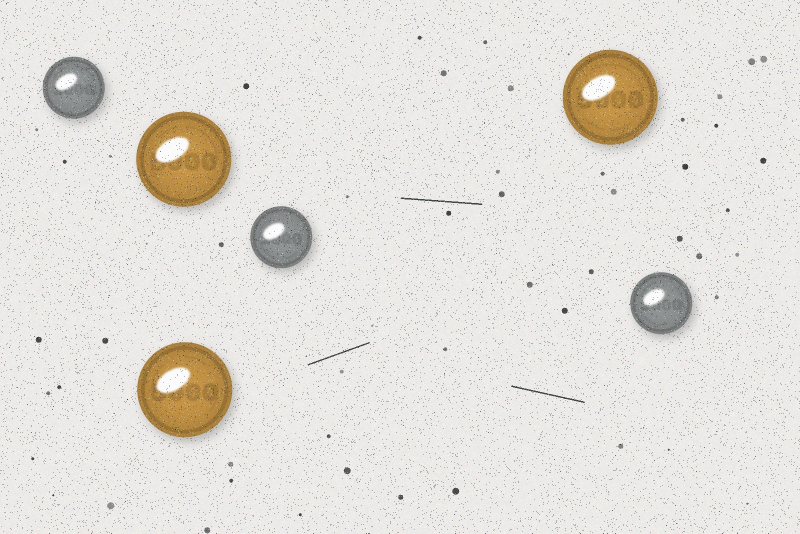
#> input picture data/synthetic/case3_noisy_glare.jpg, 1600 x 1067 px (shown at 1/2 size)
$ python verify_impl.py   (older library calls are emulated)
#> lines starting #> are read from the running program, lines starting #| are printed output that depends on the picture; after the words box and inside, x2 and y2 are one past the last pixel; in counts of white or black regions, pixels touching at a corner belong together
### ipm/preprocess.py
"""Stage 1 – Acquisition & gray-level preprocessing (Lectures 1.1, 2.1, 2.2, 3, 7, 8)."""
from pathlib import Path

import cv2
import numpy as np

K = 256  # Number of gray levels after 8-bit quantization (D = 256)


# ----------------------------------------------------------------------------
# Image read / write (supports non-ASCII, e.g. Vietnamese, paths on Windows)
# ----------------------------------------------------------------------------
def load_image(path):
#> called with path = 'data/synthetic/case3_noisy_glare.jpg'
    data = np.fromfile(str(path), dtype=np.uint8)
    img = cv2.imdecode(data, cv2.IMREAD_COLOR)
#> img is the input picture: shape (1067, 1600, 3); mean B, G, R 219.4, 224.7, 228.2
    if img is None:
        raise ValueError(f"Cannot read image: {path}")
    return img


# [18 lines left out: functions save_image, nearest_neighbor_resize, not called in this run]


def resize_to_width(img, width, method="area"):
    """Return (image, scale factor s). Only downscales, never upscales."""
#> called with width = 800, method = 'area'
    h, w = img.shape[:2]
#> h = 1067; w = 1600
    if not width or w <= width:
        return img.copy(), 1.0
    s = width / w
#> s = 0.5
    out_h = round(h * s)
#> out_h = 534
    if method == "nearest":
        return nearest_neighbor_resize(img, out_h, width), s
    return cv2.resize(img, (width, out_h), interpolation=cv2.INTER_AREA), s


# ----------------------------------------------------------------------------
# 1.2 RGB -> gray-level conversion (luminance Y, BT.601)
# ----------------------------------------------------------------------------
def rgb_to_gray(bgr):
    b, g, r = (bgr[..., i].astype(np.float64) for i in range(3))
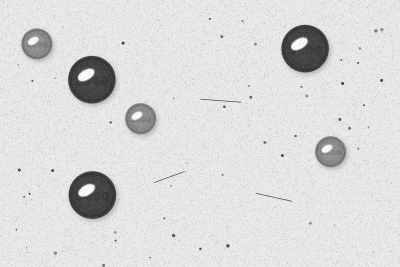
#> b: shape (534, 800) float64 (shown at 1/2 size); min 29, max 255, mean 219.4
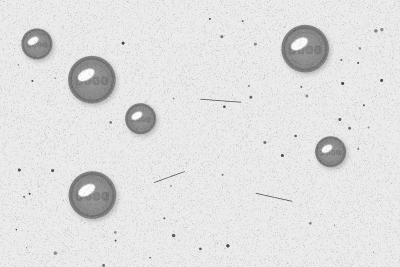
#> g: shape (534, 800) float64 (shown at 1/2 size); min 39, max 255, mean 224.7
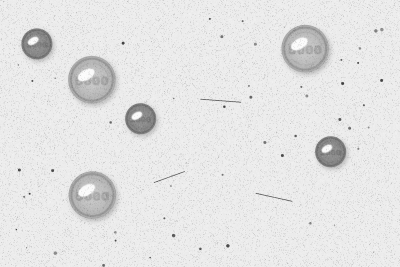
#> r: shape (534, 800) float64 (shown at 1/2 size); min 41, max 255, mean 228.2
    y = 0.299 * r + 0.587 * g + 0.114 * b
    return np.clip(np.rint(y), 0, K - 1).astype(np.uint8)


# ----------------------------------------------------------------------------
# 1.3 Histogram, AOD, FSHS (Lecture 1.1)
# ----------------------------------------------------------------------------
def histogram(gray):
    """H_f(k) = number of pixels with gray level k; sum_k H_f(k) = M x N."""
    return np.bincount(gray.ravel(), minlength=K).astype(np.int64)


# [61 lines left out: functions aod, fshs, flatten_illumination, background_difference, not called in this run]


# ----------------------------------------------------------------------------
# 1.4 Spatial-domain denoising (Lectures 2.1, 2.2, 3.3)
# ----------------------------------------------------------------------------
def gaussian_kernel_1d(ksize, sigma):
    """w(s) ~ exp(-s^2 / 2sigma^2); the 2-D Gaussian is separable, w(s,t) = w(s)·w(t)."""
    s = np.arange(ksize) - ksize // 2
    w = np.exp(-(s ** 2) / (2.0 * sigma ** 2))
    return w / w.sum()


def gaussian_filter(gray, ksize=5, sigma=1.0, backend="numpy"):
    if backend == "opencv":
        return cv2.GaussianBlur(gray, (ksize, ksize), sigma)
    h, w = gray.shape
    p = ksize // 2
    wk = gaussian_kernel_1d(ksize, sigma)
    f = np.pad(gray.astype(np.float64), p, mode="reflect")  # = OpenCV BORDER_REFLECT_101
    tmp = sum(wk[i] * f[:, i:i + w] for i in range(ksize))      # convolve along rows
    out = sum(wk[i] * tmp[i:i + h, :] for i in range(ksize))    # convolve along columns
    return np.clip(np.rint(out), 0, K - 1).astype(np.uint8)


def median_filter(gray, ksize=5, backend="numpy"):
    """f^(n) = median_{(s,t) in S_xy} g(s,t) – a nonlinear order-statistic filter."""
    if backend == "opencv":
        return cv2.medianBlur(gray, ksize)
    p = ksize // 2
    padded = np.pad(gray, p, mode="edge")  # = BORDER_REPLICATE used by cv2.medianBlur
    win = np.lib.stride_tricks.sliding_window_view(padded, (ksize, ksize))
    return np.median(win, axis=(-2, -1)).astype(np.uint8)


# [12 lines left out: function denoise, not called in this run]

### ipm/segmentation.py
"""Stage 2a – Similarity-based segmentation: Otsu (Lecture 1.2) & K-Means (Lecture 9.1)."""
import cv2
import numpy as np

from .preprocess import K, histogram


def otsu_threshold(gray, backend="numpy"):
    """Find T* = argmax_t sigma_b^2(t), with sigma_b^2 = w0·w1·(mu0 - mu1)^2.

    Background class C0 = {0..t}, object class C1 = {t+1..K-1}  ->  mask = (gray > T*).
    Returns (T*, array of sigma_b^2 over t) – the array is plotted in the report.
    """
    H = histogram(gray)
    N = H.sum()
    k = np.arange(K)
    cum = np.cumsum(H)
    w0 = cum / N
    w1 = (N - cum) / N                       # integer arithmetic -> w1 is exactly 0 at the end of the range
    m_cum = np.cumsum(k * H) / N             # sum_{k<=t} k·p(k)
    mu_T = m_cum[-1]
    with np.errstate(divide="ignore", invalid="ignore"):
        mu0 = m_cum / w0
        mu1 = (mu_T - m_cum) / w1
        sigma_b = w0 * w1 * (mu0 - mu1) ** 2
    sigma_b = np.nan_to_num(sigma_b, nan=0.0, posinf=0.0, neginf=0.0)
    if backend == "opencv":
        T, _ = cv2.threshold(gray, 0, 255, cv2.THRESH_BINARY + cv2.THRESH_OTSU)
        return int(T), sigma_b
    return int(np.argmax(sigma_b)), sigma_b


# [52 lines left out: functions kmeans_threshold, triangle_threshold, mad_threshold, not called in this run]


def background_is_bright(gray, T, margin_frac=0.02):
    """Detect polarity: the image border is almost always background, so check whether most border pixels are bright or dark."""
    h, w = gray.shape
    m = max(2, int(min(h, w) * margin_frac))
    border = np.concatenate([gray[:m].ravel(), gray[-m:].ravel(),
                             gray[:, :m].ravel(), gray[:, -m:].ravel()])
    return bool(np.mean(border > T) > 0.5)


def threshold_mask(gray, T, bg_bright):
    """Objects = 1. On a bright background (white paper) the objects are the DARK class -> invert the mask."""
    bright = gray > T
    return (~bright if bg_bright else bright).astype(np.uint8)


def segment(gray, cfg, method=None):
    """Return (binary mask {0,1}, segmentation info)."""
    method = method or cfg.seg_method
    info = {"method": method}
    if method == "bgsub":
        # The input is the difference image D(n): objects are always the high-D class
        rule = cfg.bg_threshold
        if rule == "otsu":
            T, _ = otsu_threshold(gray, cfg.backend)
        elif rule == "mad":
            T = mad_threshold(gray, cfg.bg_mad_k)
        else:
            T = triangle_threshold(gray)
        info.update(T=int(T), threshold_rule=rule, background_bright=False)
        return threshold_mask(gray, T, False), info
    if method == "otsu":
        T, _ = otsu_threshold(gray, cfg.backend)
    elif method == "kmeans":
        T, centers, iters = kmeans_threshold(gray)
        info.update(centers=[round(float(c), 2) for c in centers], iterations=iters)
    else:
        raise ValueError(f"invalid seg_method: {method}")
    if cfg.polarity == "auto":
        bg_bright = background_is_bright(gray, T)
    else:
        bg_bright = cfg.polarity == "dark"
    info.update(T=int(T), background_bright=bg_bright)
    return threshold_mask(gray, T, bg_bright), info

### ipm/labeling.py
"""Stage 3a – Two-pass connected-component labeling (Region Labeling – Lecture 1.2)."""
import cv2
import numpy as np


def two_pass_labeling(mask, connectivity=4):
    """Two-pass algorithm with an equivalence table (implemented with union-find).

    Pass 1: scan left->right, top->bottom. At an object pixel, look at the already visited
            neighbors (left, up; plus up-left and up-right for 8-connectivity):
            - no labeled neighbor  -> assign a new label k, k <- k + 1
            - labeled neighbors    -> take the smallest label; the other labels are
                                      recorded in the equivalence table.
    Pass 2: replace every label by the representative of its equivalence class, renumber 1..N.
    Only object pixels are visited (np.flatnonzero keeps raster-scan order).
    """
    h, w = mask.shape
    lab = [0] * (h * w)
    parent = [0]

    def find(a):
        while parent[a] != a:
            parent[a] = parent[parent[a]]
            a = parent[a]
        return a

    def union(a, b):
        ra, rb = find(a), find(b)
        if ra != rb:
            if ra < rb:
                parent[rb] = ra
            else:
                parent[ra] = rb

    next_label = 1
    eight = connectivity == 8
    for idx in np.flatnonzero(mask).tolist():
        x = idx % w
        neigh = []
        if x > 0 and lab[idx - 1]:
            neigh.append(lab[idx - 1])
        if idx >= w:
            up = idx - w
            if lab[up]:
                neigh.append(lab[up])
            if eight:
                if x > 0 and lab[up - 1]:
                    neigh.append(lab[up - 1])
                if x < w - 1 and lab[up + 1]:
                    neigh.append(lab[up + 1])
        if not neigh:
            lab[idx] = next_label
            parent.append(next_label)
            next_label += 1
        else:
            m = min(neigh)
            lab[idx] = m
            for n in neigh:
                if n != m:
                    union(m, n)

    # Pass 2: the root of each class is its smallest label -> it is always numbered before its members
    lut = np.zeros(next_label, dtype=np.int32)
    n_final = 0
    for l in range(1, next_label):
        r = find(l)
        if r == l:
            n_final += 1
            lut[l] = n_final
        else:
            lut[l] = lut[r]
    labels = lut[np.asarray(lab, dtype=np.int32)].reshape(h, w)
    return labels, n_final


def label(mask, connectivity=4, backend="numpy"):
    if backend == "opencv":
        n, labels = cv2.connectedComponents(mask.astype(np.uint8), connectivity=connectivity,
                                            ltype=cv2.CV_32S)
        return labels, n - 1
    return two_pass_labeling(mask, connectivity)


# [22 lines left out: functions count_components, remove_small, clear_border, not called in this run]


def same_partition(a, b):
    """Do two label maps define the same partition (ignoring different numbering)?"""
    if a.shape != b.shape or not np.array_equal(a > 0, b > 0):
        return False
    pairs = np.unique(np.stack([a.ravel(), b.ravel()], axis=1), axis=0)
    return len(pairs) == len(np.unique(a)) == len(np.unique(b))

### ipm/morphology.py
"""Stage 2b – Binary morphology (Lectures 1.2 & 2.3)."""
import cv2
import numpy as np


def structuring_element(size):
    """Elliptical size x size SE (centrally symmetric, so S equals its reflection)."""
    return cv2.getStructuringElement(cv2.MORPH_ELLIPSE, (size, size))


def _offsets(se):
    return [(dy, dx) for dy, dx in zip(*np.nonzero(se))]


def erode(mask, se, backend="numpy"):
    """(b ⊖ S)(x) = 1  <=>  S placed at x lies entirely inside B (every pixel under the SE is 1)."""
    if backend == "opencv":
        return cv2.erode(mask.astype(np.uint8), se)
    h, w = mask.shape
    ph, pw = se.shape[0] // 2, se.shape[1] // 2
    # Outside the border counts as 1 (as in OpenCV) so objects touching the edge are not eroded from outside
    p = np.pad(mask.astype(bool), ((ph, ph), (pw, pw)), constant_values=True)
    out = np.ones((h, w), dtype=bool)
    for dy, dx in _offsets(se):
        out &= p[dy:dy + h, dx:dx + w]
    return out.astype(np.uint8)


def dilate(mask, se, backend="numpy"):
    """(b ⊕ S)(x) = 1  <=>  S placed at x intersects B (at least one pixel under the SE is 1)."""
    if backend == "opencv":
        return cv2.dilate(mask.astype(np.uint8), se)
    h, w = mask.shape
    ph, pw = se.shape[0] // 2, se.shape[1] // 2
    p = np.pad(mask.astype(bool), ((ph, ph), (pw, pw)), constant_values=False)
    out = np.zeros((h, w), dtype=bool)
    for dy, dx in _offsets(se):
        out |= p[dy:dy + h, dx:dx + w]
    return out.astype(np.uint8)


# [32 lines left out: functions opening, closing, fill_holes, not called in this run]

### tools/verify_impl.py
"""Verify the own (NumPy) implementations against OpenCV: results & timing.

Run:  python tools/verify_impl.py [image_path]
Defaults to data/synthetic/case3_noisy_glare.jpg.
"""
import sys
import time
from pathlib import Path

import numpy as np

sys.path.insert(0, str(Path(__file__).resolve().parents[1]))
from ipm import Config  # noqa: E402
from ipm import labeling as lab  # noqa: E402
from ipm import morphology as morph  # noqa: E402
from ipm import preprocess as pre  # noqa: E402
from ipm import segmentation as seg  # noqa: E402


def timed(fn, *args, repeat=3):
#> called with repeat = 3
    best, out = float("inf"), None
    for _ in range(repeat):
        t = time.perf_counter()
        out = fn(*args)
        best = min(best, time.perf_counter() - t)
    return out, best * 1000


def main():
    sys.stdout.reconfigure(encoding="utf-8")
    path = sys.argv[1] if len(sys.argv) > 1 else "data/synthetic/case3_noisy_glare.jpg"
    img, _ = pre.resize_to_width(pre.load_image(path), 800)
    gray = pre.rgb_to_gray(img)
    cfg = Config()
    rows = []

    (g1, t1) = timed(pre.median_filter, gray, 5, "numpy")
#> t1 = 143.8
    (g2, t2) = timed(pre.median_filter, gray, 5, "opencv")
#> t2 = 0.967
    rows.append(("Median filter 5x5", f"max difference = {np.abs(g1.astype(int) - g2).max()}", t1, t2))

    (s1, t1) = timed(pre.gaussian_filter, g1, 5, 1.0, "numpy")
#> t1 = 11.97
    (s2, t2) = timed(pre.gaussian_filter, g1, 5, 1.0, "opencv")
#> t2 = 0.501
    rows.append(("Gaussian filter 5x5", f"max difference = {np.abs(s1.astype(int) - s2).max()}", t1, t2))

    ((T1, _), t1) = timed(seg.otsu_threshold, s1, "numpy")
#> T1 = 186; t1 = 1.57
    ((T2, _), t2) = timed(seg.otsu_threshold, s1, "opencv")
#> T2 = 186; t2 = 1.87
    rows.append(("Otsu threshold", f"T* own = {T1}, OpenCV = {T2}", t1, t2))

    mask, _ = seg.segment(s1, cfg)
#> in segment, `T, _ = otsu_threshold(gray, cfg.backend)`: T = 186
#> in segment, `bg_bright = background_is_bright(gray, T)`: bg_bright = True
#> in threshold_mask, `bright = gray > T`:
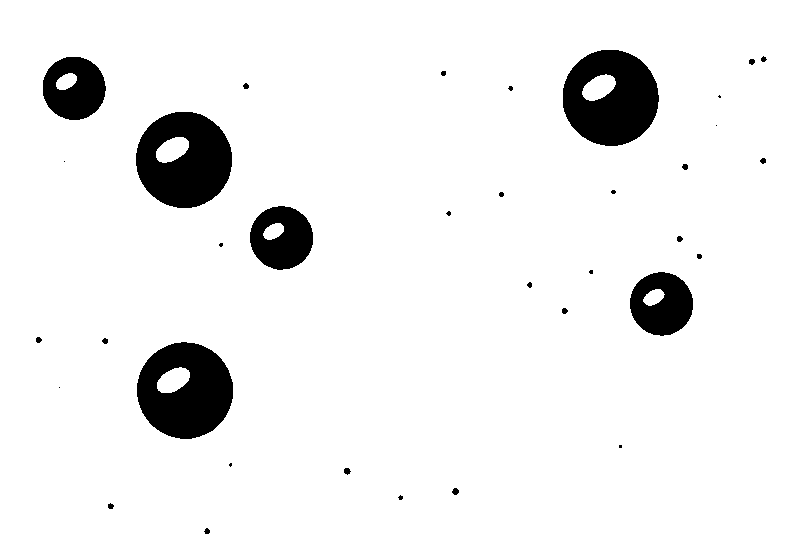
#> bright: shape (534, 800) bool; 93.2% white; 35 black regions (12 under 20 px), largest, box (x1, y1, x2, y2) and area: (136, 112, 232, 208) 6669, (137, 342, 233, 439) 6663, (563, 50, 659, 146) 6647
    se = morph.structuring_element(5)
    (e1, t1) = timed(morph.erode, mask, se, "numpy")
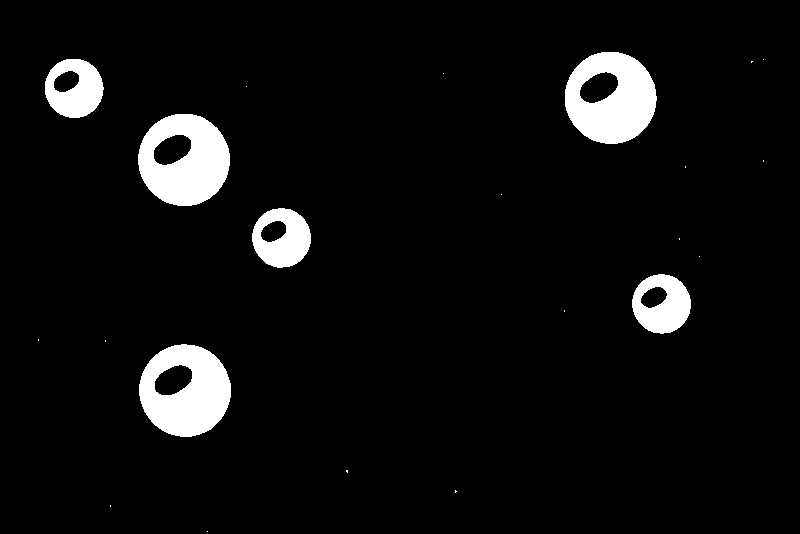
#> e1: shape (534, 800); values 0 (black) and 1 (white), 5.8% white; 22 white regions (16 under 20 px), largest, box (x1, y1, x2, y2) and area: (138, 114, 230, 206) 5860, (139, 344, 231, 437) 5856, (565, 52, 657, 144) 5836, (252, 208, 311, 268) 2368, (632, 274, 691, 334) 2362, (45, 59, 104, 118) 2351
#> t1 = 1.12
    (e2, t2) = timed(morph.erode, mask, se, "opencv")
#> t2 = 0.281
    rows.append(("Erosion", f"identical = {np.array_equal(e1, e2)}", t1, t2))
    (d1, t1) = timed(morph.dilate, mask, se, "numpy")
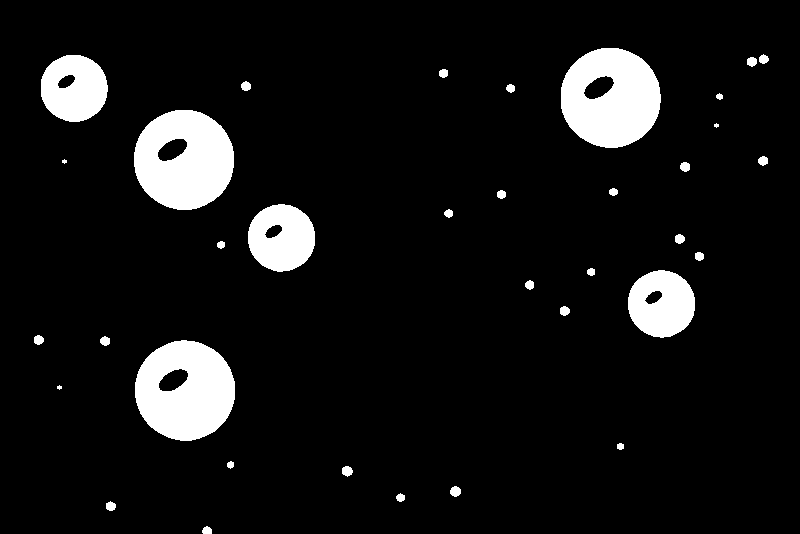
#> d1: shape (534, 800); values 0 (black) and 1 (white), 8.1% white; 35 white regions (3 under 20 px), largest, box (x1, y1, x2, y2) and area: (134, 110, 234, 210) 7478, (135, 340, 235, 441) 7470, (561, 48, 661, 148) 7458
#> t1 = 1.13
    (d2, t2) = timed(morph.dilate, mask, se, "opencv")
#> t2 = 0.286
    rows.append(("Dilation", f"identical = {np.array_equal(d1, d2)}", t1, t2))

    for conn in (4, 8):
        ((l1, n1), t1) = timed(lab.label, mask, conn, "numpy", repeat=1)
        ((l2, n2), t2) = timed(lab.label, mask, conn, "opencv", repeat=1)
        rows.append((f"{conn}-connected labeling",
                     f"regions {n1} / {n2}, same partition = {lab.same_partition(l1, l2)}", t1, t2))
#> this loop made 2 passes
#> (n1, t1, n2, t2) on passes 1 to 2: (35, 548.4, 35, 1.31), (35, 429.5, 35, 0.86)
#> pass 1, in main, `((l1, n1), t1) = timed(lab.label, mask, conn, "numpy", repeat=1)`:
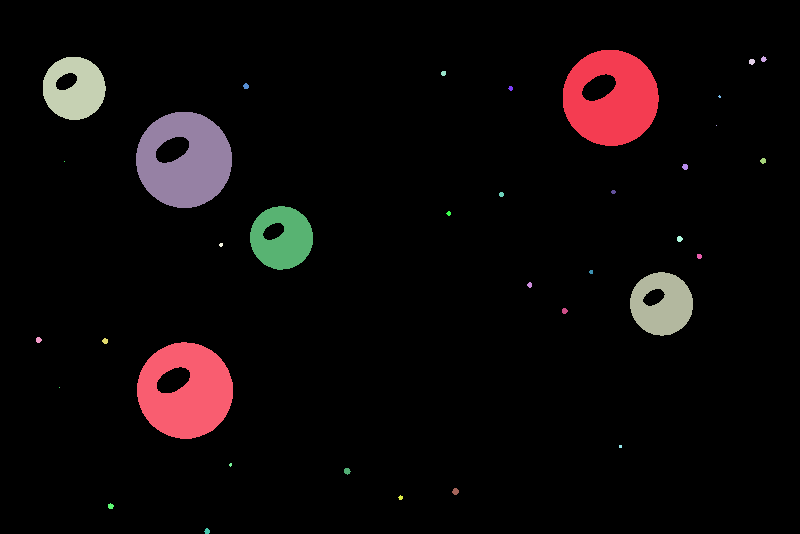
#> l1: shape (534, 800) int32; 36 distinct labels, from 0 to 35; one colour per label, 0 black
#> after the loop, rows = 7 items

    print(f"Image: {path}  ({gray.shape[1]}x{gray.shape[0]})\n")
#| Image: data/synthetic/case3_noisy_glare.jpg  (800x534)
    print(f"{'Algorithm':<26}{'Comparison':<46}{'Own (ms)':>12}{'OpenCV (ms)':>13}")
    print("-" * 97)
    for name, res, ta, tb in rows:
        print(f"{name:<26}{res:<46}{ta:>12.2f}{tb:>13.2f}")
#> this loop made 7 passes
#> (name, res, ta, tb) on passes 1 to 5: ('Median filter 5x5', 'max difference = 0', 143.8, 0.967), ('Gaussian filter 5x5', 'max difference = 1', 11.97, 0.501), ('Otsu threshold', 'T* own = 186, OpenCV = 186', 1.57, 1.87), ('Erosion', 'identical = True', 1.12, 0.281), ('Dilation', 'identical = True', 1.13, 0.286)
#> (printed output is left out)


if __name__ == "__main__":
    main()
